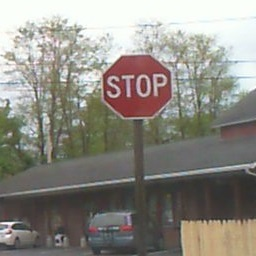
#> input picture stop.jpg, 256 x 256 px
$ python filterimage.py   (Python 2 division)
#> lines starting #> are read from the running program, lines starting #| are printed output that depends on the picture
import numpy
import cv2

imgBGR = cv2.imread('stop.jpg',1);
#> imgBGR is the input picture: shape (256, 256, 3); mean B, G, R 130.7, 138.1, 140.8
cv2.imshow('image', imgBGR)

cv2.destroyAllWindows()

imgHSV = cv2.cvtColor(imgBGR,cv2.COLOR_RGB2HSV)
#> imgHSV: shape (256, 256, 3); mean H, S, V 80.4, 30.8, 144.2

cv2.imshow('image', imgHSV)

cv2.destroyAllWindows()

H,S,V = cv2.split(imgHSV)
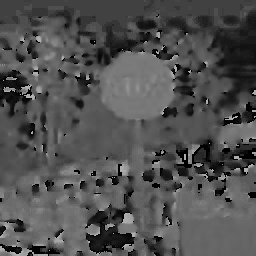
#> H: shape (256, 256); min 0, max 178, mean 80.4
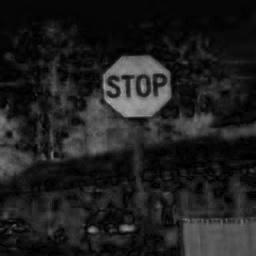
#> S: shape (256, 256); min 0, max 173, mean 30.8
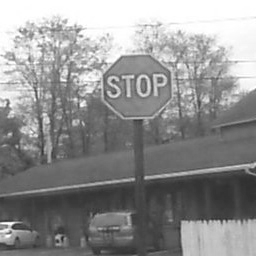
#> V: shape (256, 256); min 40, max 255, mean 144.2
hLow = 0;
hHigh = 360;
sLow = 0;
sHigh = 100;
vLow = 0;
vHigh = 100;

cv2.imshow('image', V)
#cv2.waitKey(0)
cv2.destroyAllWindows()
H = numpy.array(H);
print H
#> (printed output is left out)
if hLow <= hHigh:
#> (the run stopped early here; a loop or call above may not have finished)

$ run again, with parking lot aerial.jpg copied over stop.jpg
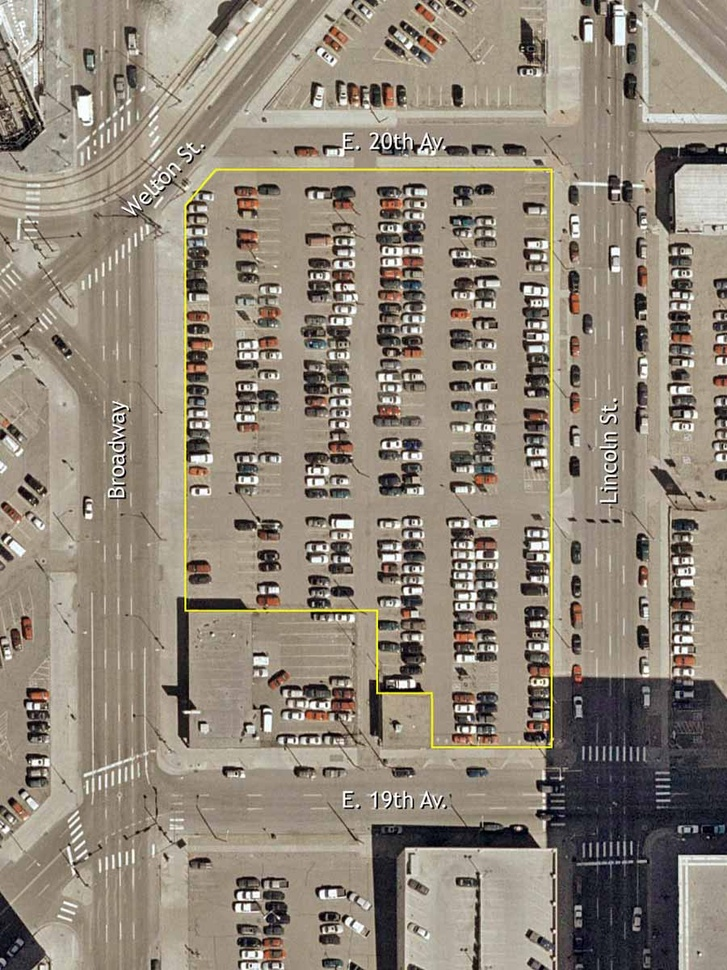
#> input picture parking lot aerial.jpg, 727 x 970 px, shrunk from 900 x 1200 before the run
#> imgBGR is the input picture: shape (970, 727, 3); mean B, G, R 120.8, 134.4, 144.7
#> imgHSV: shape (970, 727, 3); mean H, S, V 102.4, 49.3, 145.3
#> `H,S,V = cv2.split(imgHSV)`:
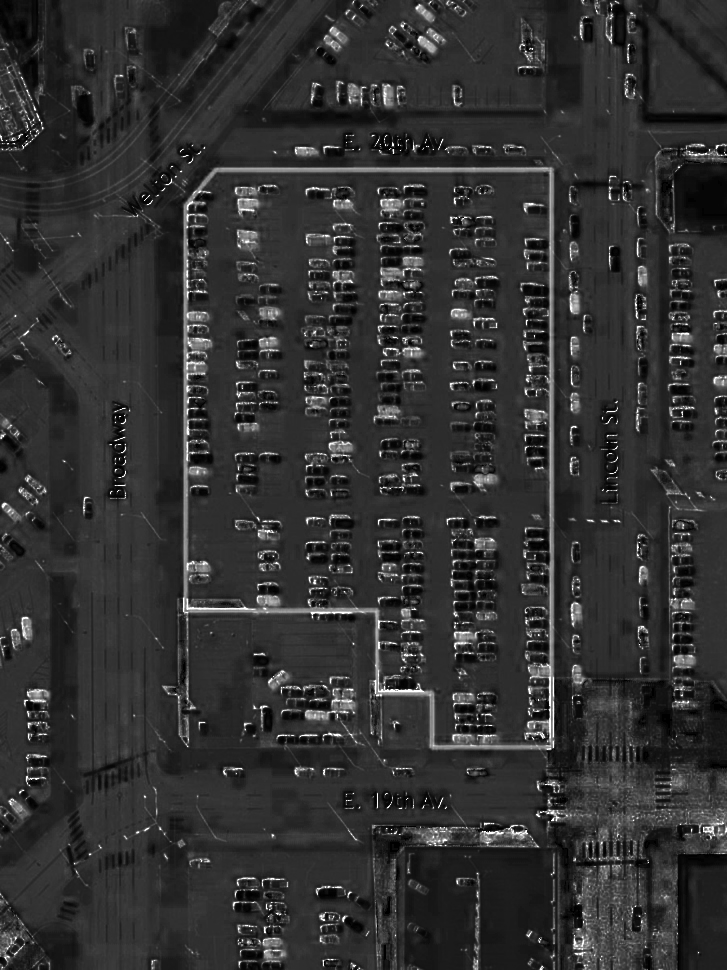
#> S: shape (970, 727); min 0, max 255, mean 49.3
#> `H,S,V = cv2.split(imgHSV)`:
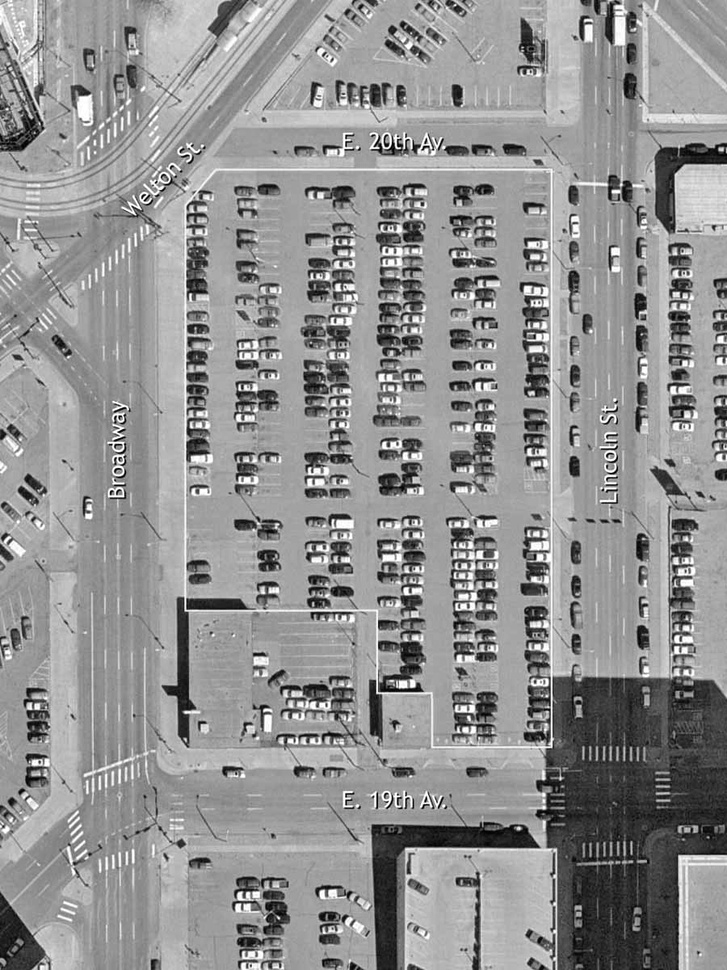
#> V: shape (970, 727); min 0, max 255, mean 145.3
#> (printed output is left out)
